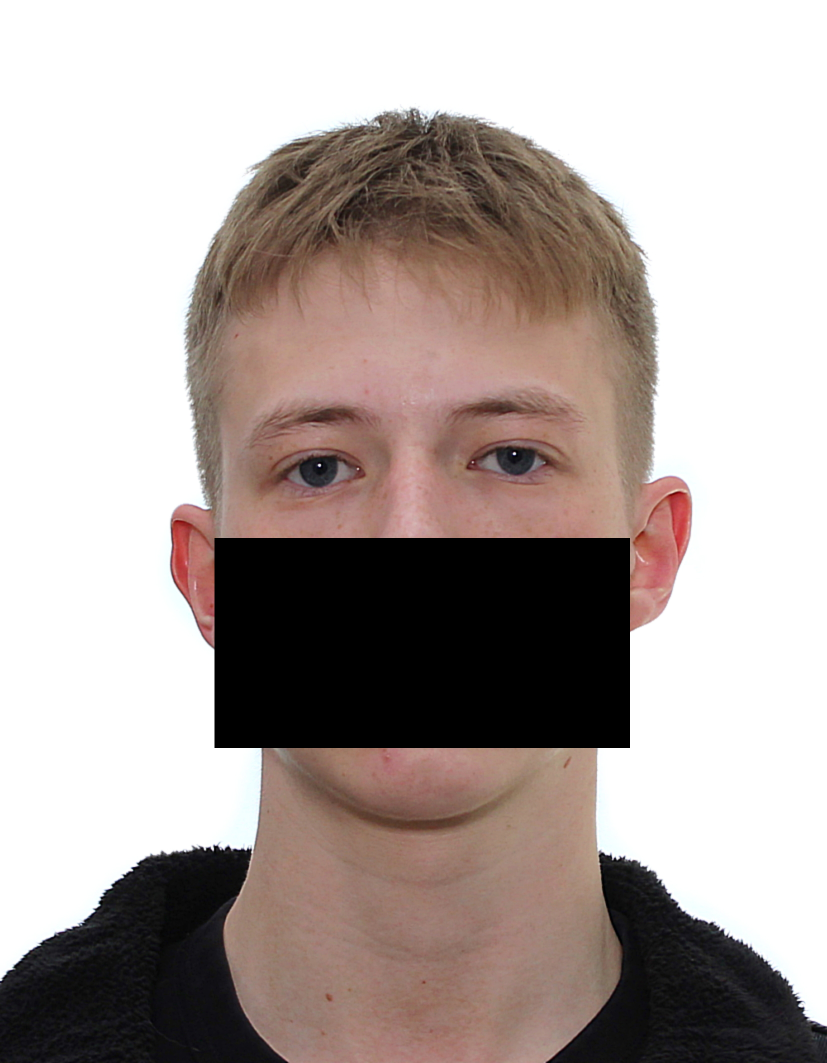
#> input picture image/4.jpg, 1654 x 2126 px (shown at 1/2 size)
$ python 2pz_viola_johns.py
#> lines starting #> are read from the running program, lines starting #| are printed output that depends on the picture
import cv2

# Загрузка классификатора лиц
face_cascade = cv2.CascadeClassifier(cv2.data.haarcascades + 'haarcascade_frontalface_default.xml')

# Загрузка изображения и преобразование в оттенки серого
image = cv2.imread('image/4.jpg')
#> image is the input picture: shape (2126, 1654, 3); mean B, G, R 160.5, 164.4, 175.3
gray = cv2.cvtColor(image, cv2.COLOR_BGR2GRAY)
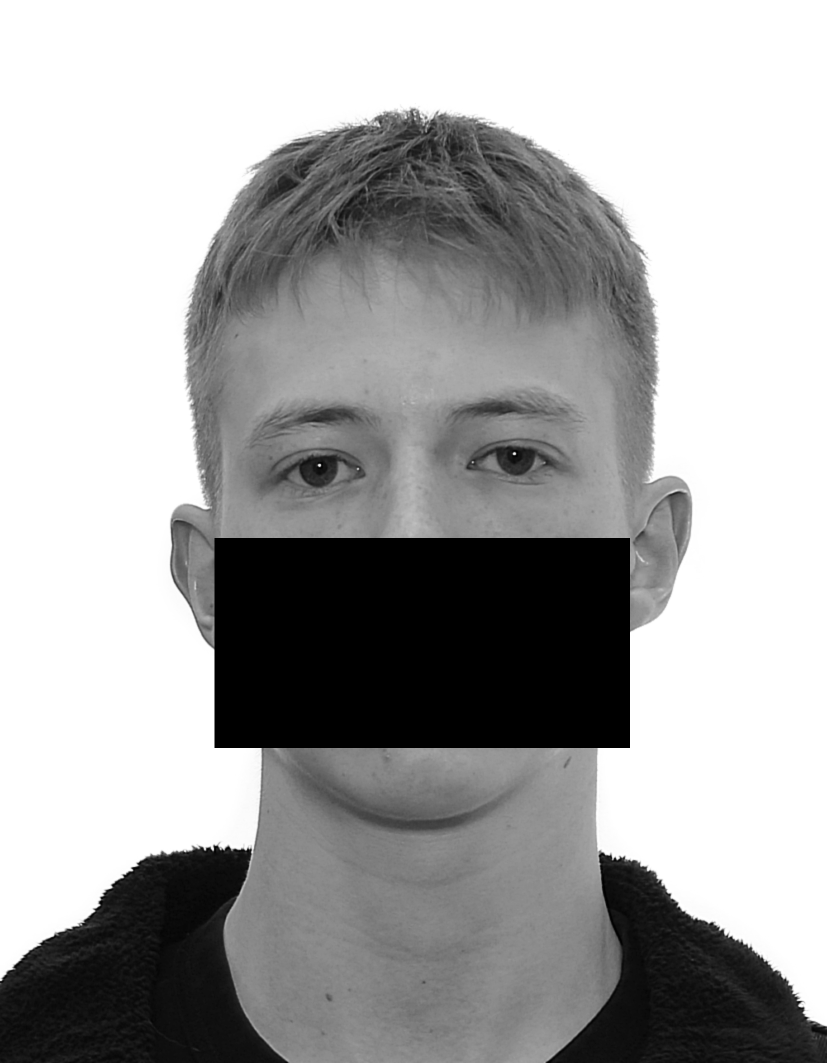
#> gray: shape (2126, 1654) (shown at 1/2 size); min 0, max 255, mean 167.2

# Обнаружение лиц на изображении
faces = face_cascade.detectMultiScale(gray, 1.3, 5)
#> faces = ()

# Рисование прямоугольников вокруг обнаруженных лиц
for (x,y,w,h) in faces:
    cv2.rectangle(image,(x,y),(x+w,y+h),(255,0,0),2)
#> this loop made 0 passes

# Отображение результата
image = cv2.resize(image, (551, 708))
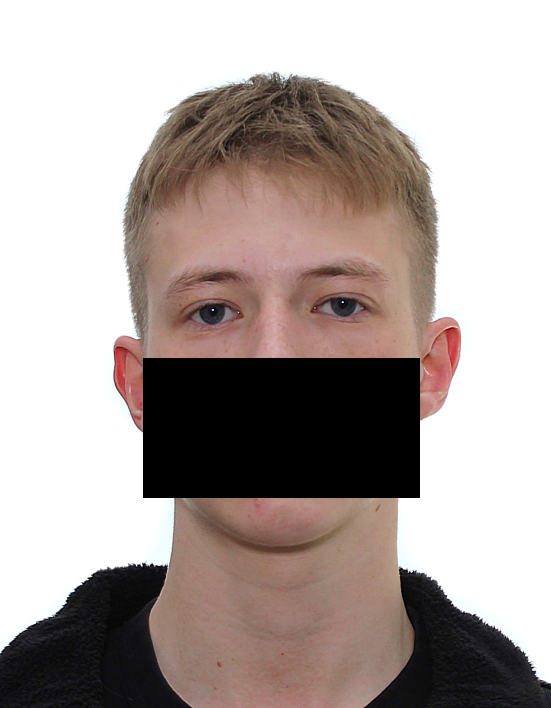
#> image: shape (708, 551, 3); mean B, G, R 160.5, 164.3, 175.3
cv2.imshow('Face Detection', image)
cv2.waitKey(0)
cv2.destroyAllWindows()

$ run again, with image/3.jpg copied over image/4.jpg
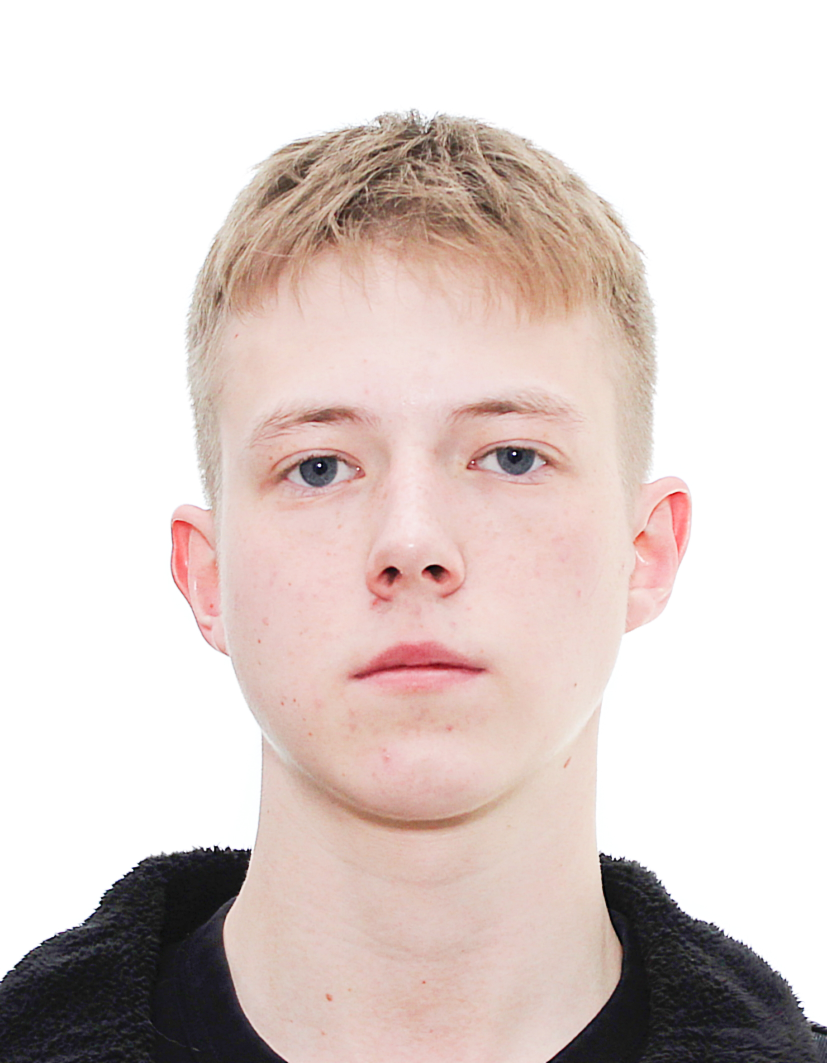
#> input picture image/3.jpg, 1654 x 2126 px (shown at 1/2 size)
#> image is the input picture: shape (2126, 1654, 3); mean B, G, R 205.5, 209.2, 221.9
#> `gray = cv2.cvtColor(image, cv2.COLOR_BGR2GRAY)`:
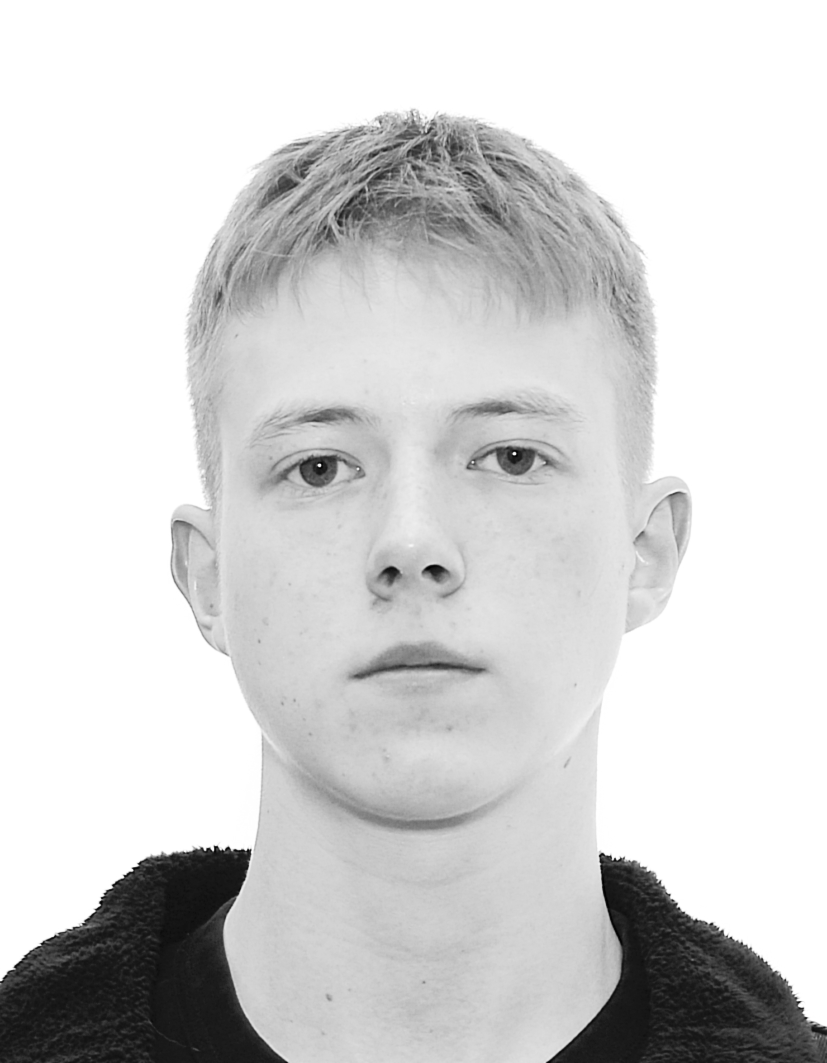
#> gray: shape (2126, 1654) (shown at 1/2 size); min 0, max 255, mean 212.6
#> faces = [[282, 495, 1094, 1094]]
#> the loop `for (x,y,w,h) in faces:` made 1 pass
#> `image = cv2.resize(image, (551, 708))`:
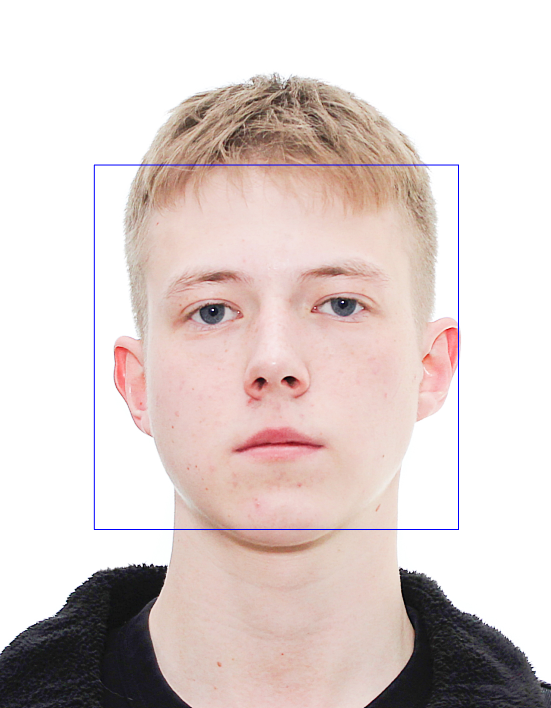
#> image: shape (708, 551, 3); mean B, G, R 205.6, 208.3, 221
